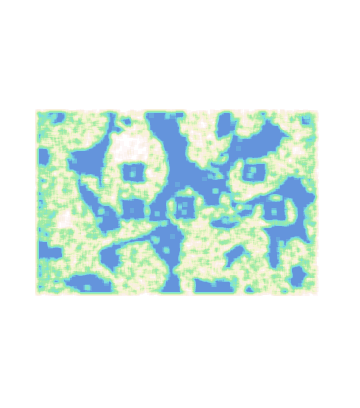
#> input picture Defect detection/With OTSU adaptive canny threshold/mean_filter_new.png, 360 x 408 px, found by its file name
$ jupyter execute --allow-errors test.ipynb
#> lines starting #> are read from the running program, lines starting #| are printed output that depends on the picture; after the words box and inside, x2 and y2 are one past the last pixel; in counts of white or black regions, pixels touching at a corner belong together
#> (a cell that did not finish here is left out)

[cell 2]
import cv2
import numpy as np
from matplotlib import pyplot as plt

img = cv2.imread('D:/LAB Project Data/1D signal/boundary/With OTSU adaptive canny threshold/mean_filter_new.png',0)
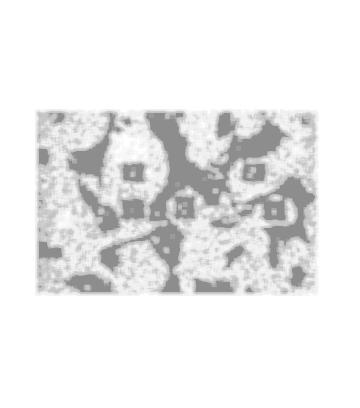
#> img: shape (408, 360); min 141, max 255, mean 235.4
img = cv2.medianBlur(img,5)

ret,th1 = cv2.threshold(img,127,255,cv2.THRESH_BINARY)
#> th1: shape (408, 360); every value is 255
th2 = cv2.adaptiveThreshold(img,255,cv2.ADAPTIVE_THRESH_MEAN_C,\
            cv2.THRESH_BINARY,11,2)
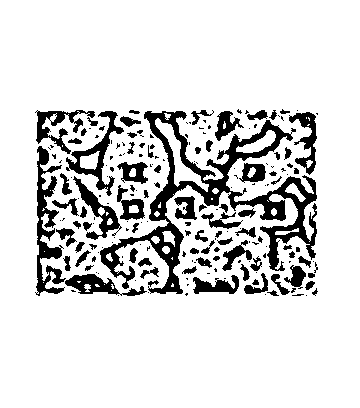
#> th2: shape (408, 360); 85.4% white; 194 black regions (111 under 20 px), largest, box (x1, y1, x2, y2) and area: (100, 111, 317, 294) 7868, (35, 146, 66, 296) 1819, (66, 111, 124, 196) 1089
th3 = cv2.adaptiveThreshold(img,255,cv2.ADAPTIVE_THRESH_GAUSSIAN_C,\
            cv2.THRESH_BINARY,11,2)
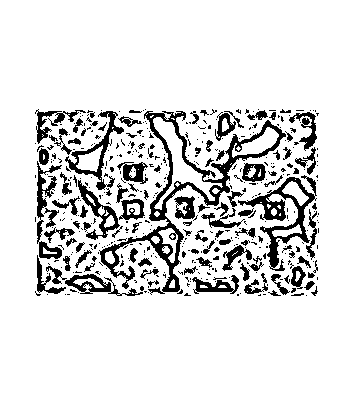
#> th3: shape (408, 360); 87.3% white; 447 black regions (339 under 20 px), largest, box (x1, y1, x2, y2) and area: (99, 111, 286, 295) 3921, (238, 175, 317, 271) 1752, (65, 111, 124, 190) 871

titles = ['Original Image', 'Global Thresholding (v = 127)',
            'Adaptive Mean Thresholding', 'Adaptive Gaussian Thresholding']
images = [img, th1, th2, th3]

fig = plt.figure(figsize=(20,20))
for i in range(4):
    plt.subplot(2,2,i+1),plt.imshow(images[i],'gray')
    plt.title(titles[i])
    plt.xticks([]),plt.yticks([])
plt.show()
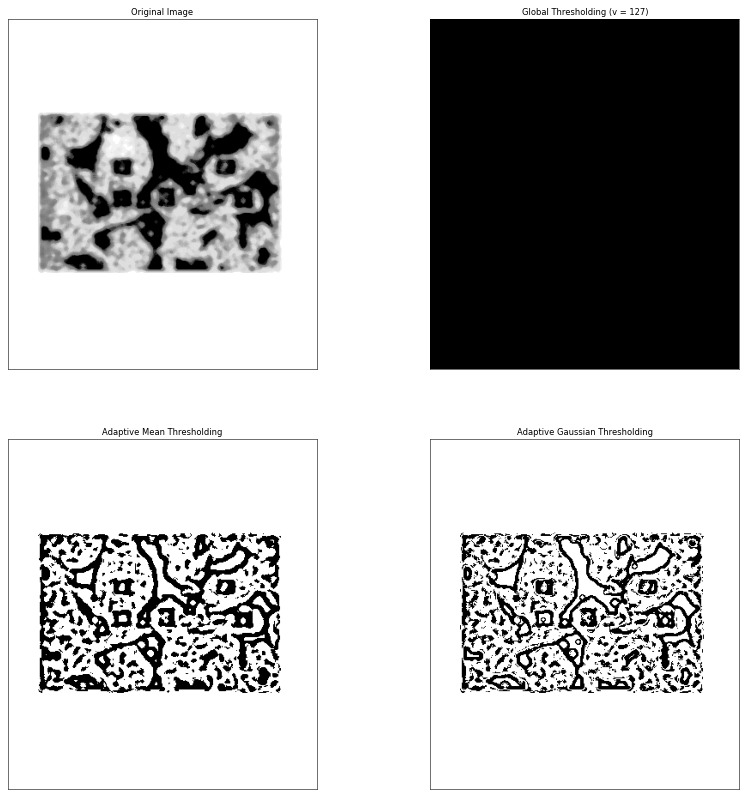
#> figure drawn by matplotlib, 4 panels

[cell 3]
# Python program to illustrate
# Otsu thresholding type on an image

# organizing imports
import cv2
import numpy as np
from matplotlib import pyplot as plt

# path to input image is specified and
# image is loaded with imread command
image1 = cv2.imread('D:/LAB Project Data/1D signal/boundary/With OTSU adaptive canny threshold/mean_filter_new.png',0)

# cv2.cvtColor is applied over the
# image input with applied parameters
# to convert the image in grayscale
#img = cv2.cvtColor(image1, cv2.COLOR_BGR2GRAY)

# applying Otsu thresholding
# as an extra flag in binary
# thresholding
ret, thresh1 = cv2.threshold(image1, 120, 255, cv2.THRESH_BINARY +
                                            cv2.THRESH_OTSU)
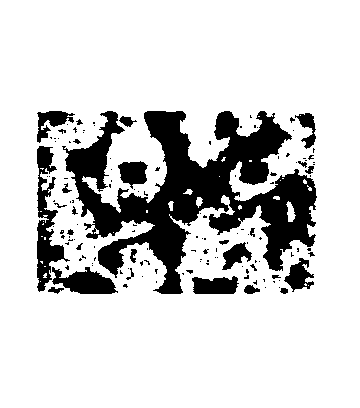
#> thresh1: shape (408, 360); 81.8% white; 136 black regions (107 under 20 px), largest, box (x1, y1, x2, y2) and area: (62, 111, 317, 294) 19381, (37, 146, 70, 292) 1880, (52, 267, 118, 294) 1073
#> ret = 205

# the window showing output image
# with the corresponding thresholding
# techniques applied to the input image
fig = plt.figure(figsize=(20,20))
plt.title('Otsu Threshold')
plt.imshow (thresh1, cmap='gray')
plt.axis('on')
#cv2.imshow('Otsu Threshold', thresh1)

'''# De-allocate any associated memory usage
cv2.waitKey(0)
cv2.destroyAllWindows() '''
